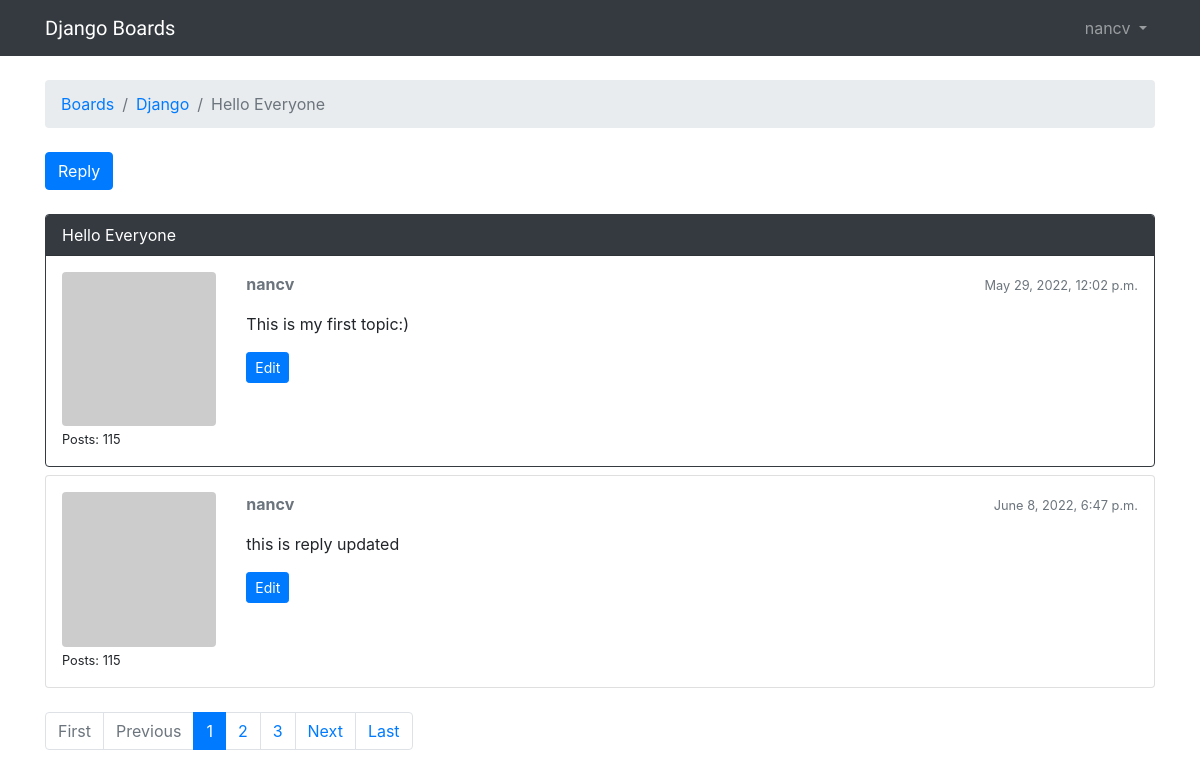
The page /boards/1/topics/1/ (signed in) on the database its author committed.
### boards/models.py (models this page shows, shortened)
class Topic(models.Model):
	subject = models.CharField(max_length=255)
	last_updated = models.DateTimeField(auto_now_add=True)
	board = models.ForeignKey(Board,related_name='topics',on_delete=models.CASCADE)
	starter = models.ForeignKey(User,related_name='topics',on_delete=models.CASCADE)
	views = models.PositiveIntegerField(default=0)

class Board(models.Model):
	name = models.CharField(max_length=30,unique=True )
	description = models.CharField(max_length=100)

class Post(models.Model):
	message = models.TextField(max_length=4000)
	topic = models.ForeignKey(Topic,related_name='posts',on_delete=models.CASCADE)
	created_at = models.DateTimeField(auto_now_add=True)
	updated_at = models.DateTimeField(null=True)
	created_by = models.ForeignKey(User,related_name='posts',on_delete=models.CASCADE)
	updated_by = models.ForeignKey(User,null=True,related_name='+',on_delete=models.CASCADE)
	def get_message_as_markdown(self):
		return mark_safe(markdown(self.message, safe_mode='escape'))

### boards/views.py (the view)
# urls.py: url(r'^boards/(?P<pk>\d+)/topics/(?P<topic_pk>\d+)/$', views.PostListView.as_view(), name='topic_posts'),
class PostListView(ListView):
    model = Post
    context_object_name = 'posts'
    template_name = 'topic_posts.html'
    paginate_by = 2
    def get_context_data(self, **kwargs):
        session_key = 'viewed_topic_{}'.format(self.topic.pk)  # <-- here
        if not self.request.session.get(session_key, False):
            self.topic.views += 1
            self.topic.save()
            self.request.session[session_key] = True
        kwargs['topic'] = self.topic
        return super().get_context_data(**kwargs)
    def get_queryset(self):
        self.topic = get_object_or_404(Topic, board__pk=self.kwargs.get('pk'), pk=self.kwargs.get('topic_pk'))
        queryset = self.topic.posts.order_by('created_at')
        return queryset

### boards/templatetags/gravatar.py (called while the page is built)
@register.filter
def gravatar(user):
    email = user.email.lower().encode('utf-8')
    default = 'mm'
    size = 256
    url = 'https://www.gravatar.com/avatar/{md5}?{params}'.format(
        md5=hashlib.md5(email).hexdigest(),
        params=urlencode({'d': default, 's': str(size)})
    )
    return url

### templates/topic_posts.html (shortened to what this page needs)
{% extends 'base.html' %}
{% load gravatar %}
{% block breadcrumb %}
  <li class="breadcrumb-item"><a href="{% url 'home' %}">Boards</a></li>
  <li class="breadcrumb-item"><a href="{% url 'board_topics' topic.board.pk %}">{{ topic.board.name }}</a></li>
  <li class="breadcrumb-item active">{{ topic.subject }}</li>
{% endblock %}
{% block content %}
  <div class="mb-4">
    <a href="{% url 'reply_topic' topic.board.pk topic.pk %}" class="btn btn-primary" role="button">Reply</a>
  </div>
  {% for post in posts %}
    <div id="{{ post.pk }}" class="card {% if forloop.last %}mb-4{% else %}mb-2{% endif %} {% if forloop.first %}border-dark{% endif %}">
      {% if forloop.first %}
        <div class="card-header text-white bg-dark py-2 px-3">{{ topic.subject }}</div>
      {% endif %}
      <div class="card-body p-3">
        <div class="row">
          <div class="col-2">
            <img src="{{ post.created_by|gravatar }}" alt="{{ post.created_by.username }}" class="w-100 rounded">
            <small>Posts: {{ post.created_by.posts.count }}</small>
          </div>
          <div class="col-10">
            <div class="row mb-3">
              <div class="col-6">
                <strong class="text-muted">{{ post.created_by.username }}</strong>
              </div>
              <div class="col-6 text-right">
                <small class="text-muted">{{ post.created_at }}</small>
              </div>
            </div>
            {{ post.get_message_as_markdown }}
            {% if post.created_by == user %}
              <div class="mt-3">
                <a href="{% url 'edit_post' post.topic.board.pk post.topic.pk post.pk %}"
                   class="btn btn-primary btn-sm"
                   role="button">Edit</a>
              </div>
            {% endif %}
          </div>
        </div>
      </div>
    </div>
  {% endfor %}
  {% include 'includes/pagination.html' %}
{% endblock %}

### templates/base.html (shortened to what this page needs)
{% load static %}<!DOCTYPE html>
<html>
  <head>
    <link rel="stylesheet" href="{% static 'css/bootstrap.min.css' %}">
    <link rel="stylesheet" href="{% static 'css/app.css' %}">
  </head>
  <body>
    {% block body %}
      <nav class="navbar navbar-expand-sm navbar-dark bg-dark">
        <div class="container">
          <a class="navbar-brand" href="{% url 'home' %}">Django Boards</a>
          <div class="collapse navbar-collapse" id="mainMenu">
            {% if user.is_authenticated %}
              <ul class="navbar-nav ml-auto">
                <li class="nav-item dropdown">
                  <a class="nav-link dropdown-toggle" href="#" id="userMenu" data-toggle="dropdown" aria-haspopup="true" aria-expanded="false">
                    {{ user.username }}
                  </a>
                </li>
              </ul>
            {% else %}
              <form class="form-inline ml-auto">
                <a href="{% url 'login' %}" class="btn btn-outline-secondary">Log in</a>
                <a href="{% url 'signup' %}" class="btn btn-primary ml-2">Sign up</a>
              </form>
            {% endif %}
          </div>
        </div>
      </nav>
      <div class="container">
        <ol class="breadcrumb my-4">
          {% block breadcrumb %}
          {% endblock %}
        </ol>
        {% block content %}
        {% endblock %}
      </div>
    {% endblock body %}
  </body>
</html>

### static/css/app.css (style rules this page uses)
.navbar-brand { font-family: 'Peralta', cursive; }

### rows shown on the page
Topic: board.name "Django", subject "Hello Everyone"
Post: created_by.posts.count "115", created_by.username "nancv", created_at "May 29, 2022, 12:02 p.m.", get_message_as_markdown "This is my first topic:)", shows "Edit"
Post: created_by.posts.count "115", created_by.username "nancv", created_at "June 8, 2022, 6:47 p.m.", get_message_as_markdown "this is reply updated", shows "Edit"

### other values the page prints
{{ user.username }} "nancv"
{{ page_num }} "1"
{{ page_num }} "2" "3"
